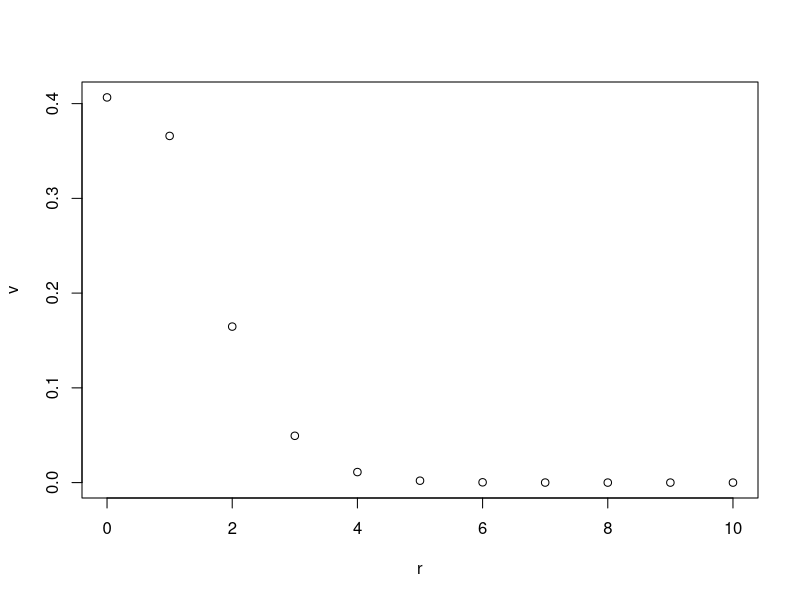
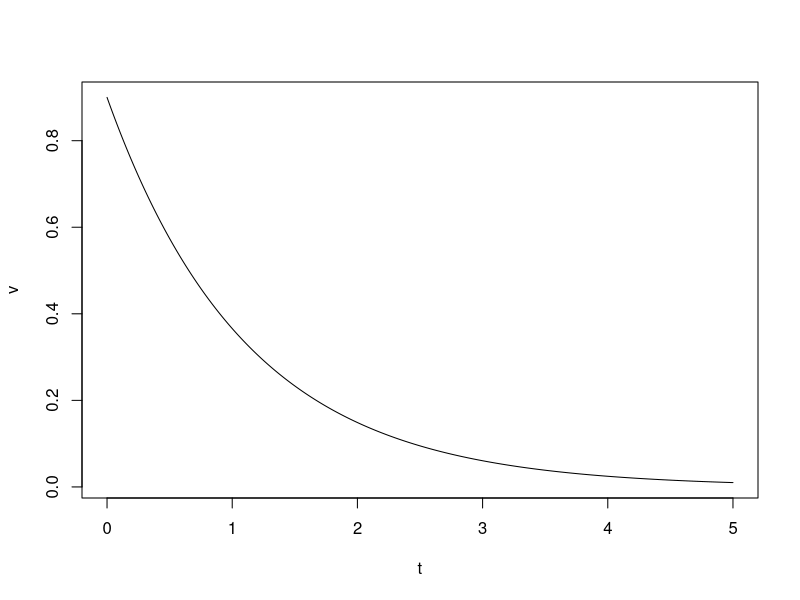
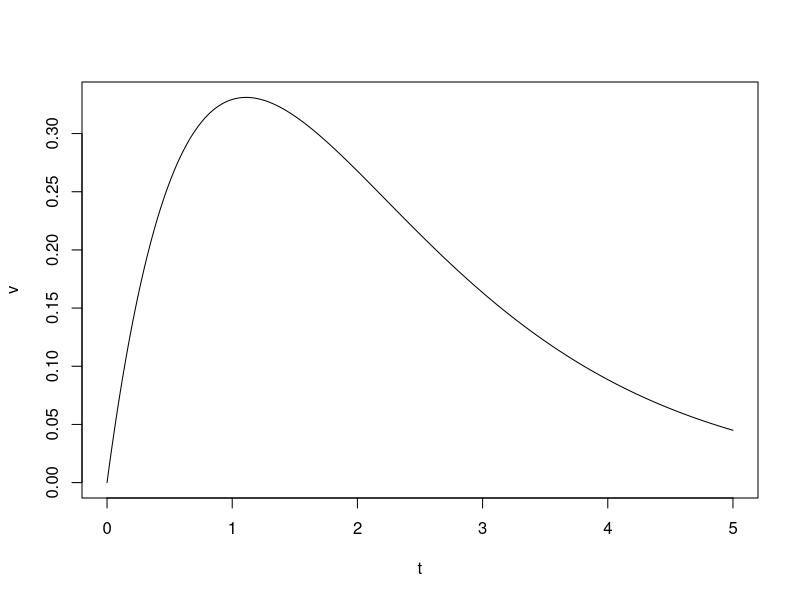
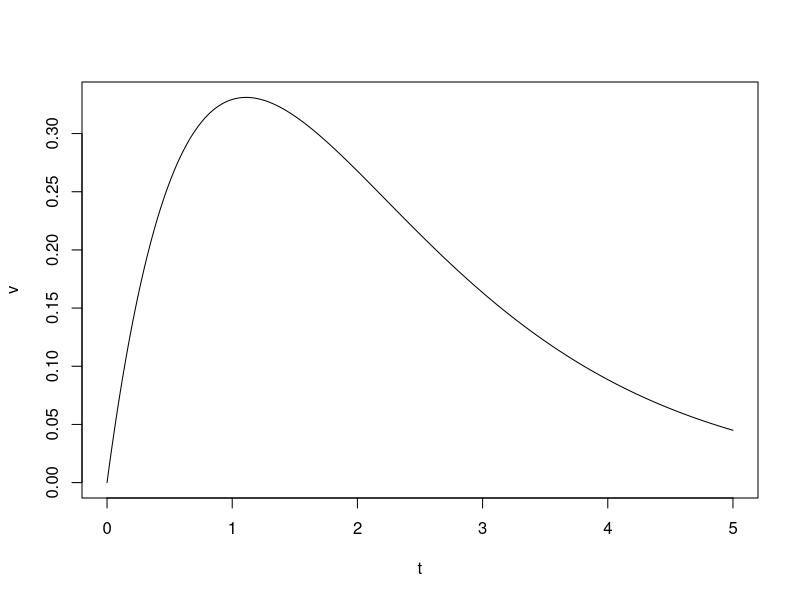
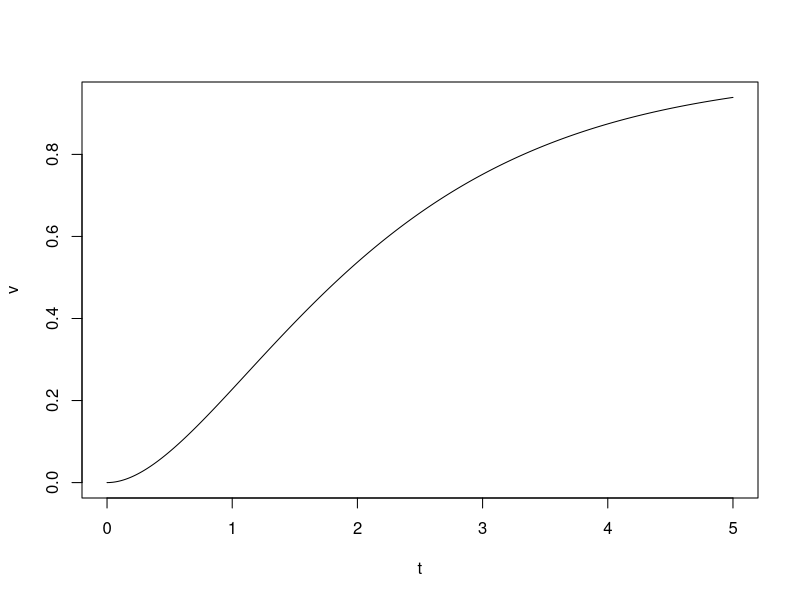
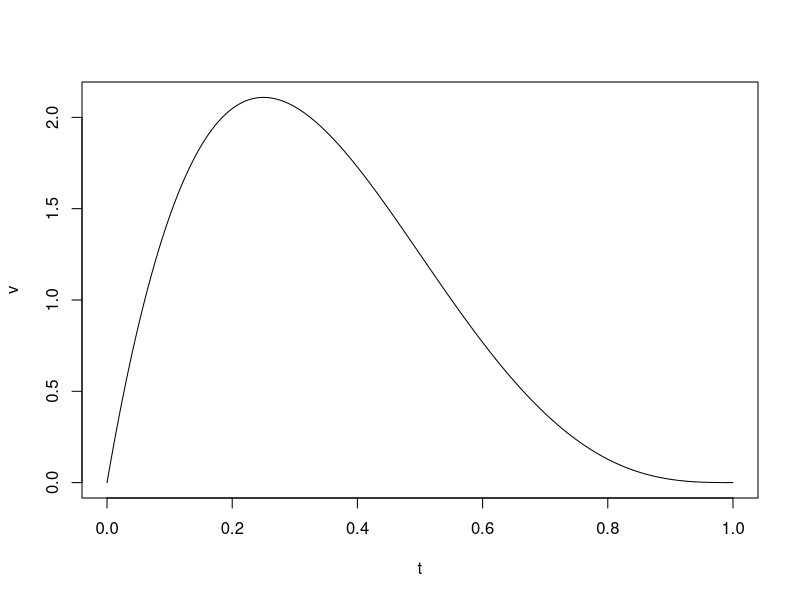
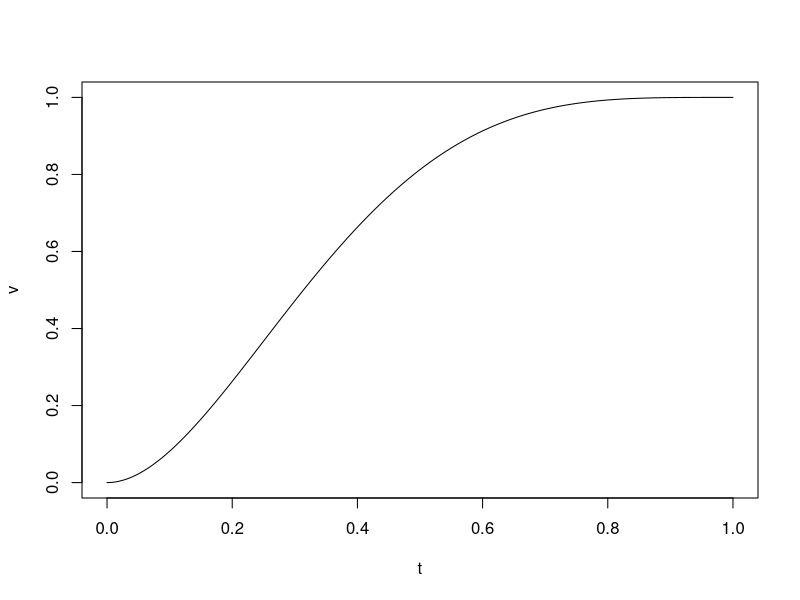

Write the R code that produced these figures, in order.
r <- c(0:10)
v <- dpois(r, 0.9)
plot(r, v)

n <- 100
t <- c(0:(n*5))/n
v <- dexp(t, 0.9)
plot(t, v, type='l')

qexp(0.95, 0.9)

pexp(3.3286, 0.9)

n <- 100
lambda <- 0.9
k <- 2
t <- c(0:(n*5))/n
v <- dgamma(t, rate = lambda, shape = k)
plot(t, v, type='l')

# Note that 1/\beta is the rate from above; in this case then $\beta$ is called the scale

n <- 100
beta <- 1/0.9
alpha <- 2
t <- c(0:(n*5))/n
v <- dgamma(t, scale = beta, shape = alpha)
plot(t, v, type='l')

v <- pgamma(t, scale = beta, shape=alpha)
plot(t, v, type='l')

n <- 500
beta <- 4
alpha <- 2
t <- c(0:n)/n
v <- dbeta(t, shape1=alpha, shape2 = beta)
plot(t, v, type='l')

v <- pbeta(t, shape1=alpha, shape2 = beta)
plot(t, v, type='l')


